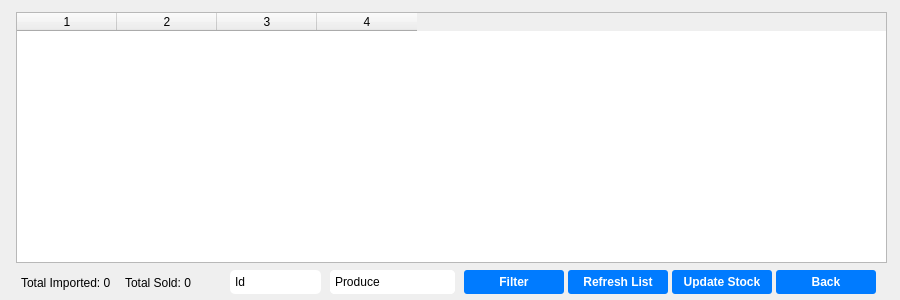
<?xml version="1.0" encoding="UTF-8"?>
<ui version="4.0">
 <class>InventoryScreen</class>
 <widget class="QWidget" name="InventoryScreen">
  <property name="geometry">
   <rect>
    <x>0</x>
    <y>0</y>
    <width>900</width>
    <height>300</height>
   </rect>
  </property>
  <property name="windowTitle">
   <string>InventoryScreen</string>
  </property>
  <property name="styleSheet">
   <string notr="true">QPushButton {
    background-color: #007bff;
    border-color: #007bff;
    border-style: solid;
    border-radius: 3px;
    color: #fff;
    font-weight: bold;
    padding: 6px 12px;
}
QPushButton:hover {
    background-color: #0069d9;
    border-color: #0062cc;
}
QPushButton:pressed {
    background-color: #0062cc;
    border-color: #005cbf;
}</string>
  </property>
  <widget class="QTableWidget" name="inventoryTableWidget">
   <property name="geometry">
    <rect>
     <x>16</x>
     <y>12</y>
     <width>871</width>
     <height>251</height>
    </rect>
   </property>
   <property name="sizeAdjustPolicy">
    <enum>QAbstractScrollArea::AdjustToContents</enum>
   </property>
   <property name="editTriggers">
    <set>QAbstractItemView::NoEditTriggers</set>
   </property>
   <property name="selectionMode">
    <enum>QAbstractItemView::SingleSelection</enum>
   </property>
   <property name="selectionBehavior">
    <enum>QAbstractItemView::SelectRows</enum>
   </property>
   <property name="sortingEnabled">
    <bool>true</bool>
   </property>
   <property name="columnCount">
    <number>4</number>
   </property>
   <attribute name="horizontalHeaderCascadingSectionResizes">
    <bool>false</bool>
   </attribute>
   <attribute name="verticalHeaderVisible">
    <bool>false</bool>
   </attribute>
   <column/>
   <column/>
   <column/>
   <column/>
  </widget>
  <widget class="QComboBox" name="itemFilter">
   <property name="geometry">
    <rect>
     <x>230</x>
     <y>270</y>
     <width>91</width>
     <height>24</height>
    </rect>
   </property>
   <property name="minimumSize">
    <size>
     <width>91</width>
     <height>0</height>
    </size>
   </property>
   <property name="maximumSize">
    <size>
     <width>91</width>
     <height>16777215</height>
    </size>
   </property>
   <property name="styleSheet">
    <string notr="true">QGroupBox{
border: 0;
}
QComboBox{
border-radius: 5px;
padding: 5px;
}
QComboBox::drop-down { 
	width: 0px; 
}</string>
   </property>
   <item>
    <property name="text">
     <string>Id</string>
    </property>
   </item>
   <item>
    <property name="text">
     <string>Name</string>
    </property>
   </item>
   <item>
    <property name="text">
     <string>Department</string>
    </property>
   </item>
  </widget>
  <widget class="QSpinBox" name="filterItemId">
   <property name="geometry">
    <rect>
     <x>330</x>
     <y>270</y>
     <width>125</width>
     <height>24</height>
    </rect>
   </property>
   <property name="sizePolicy">
    <sizepolicy hsizetype="Preferred" vsizetype="Fixed">
     <horstretch>0</horstretch>
     <verstretch>0</verstretch>
    </sizepolicy>
   </property>
   <property name="styleSheet">
    <string notr="true">QSpinBox{
    border-radius: 5px;
    }</string>
   </property>
   <property name="buttonSymbols">
    <enum>QAbstractSpinBox::NoButtons</enum>
   </property>
  </widget>
  <widget class="QLineEdit" name="filterItemName">
   <property name="geometry">
    <rect>
     <x>330</x>
     <y>270</y>
     <width>125</width>
     <height>24</height>
    </rect>
   </property>
   <property name="sizePolicy">
    <sizepolicy hsizetype="Preferred" vsizetype="Fixed">
     <horstretch>0</horstretch>
     <verstretch>0</verstretch>
    </sizepolicy>
   </property>
   <property name="styleSheet">
    <string notr="true">QLineEdit{
    border-radius: 5px;
    }</string>
   </property>
  </widget>
  <widget class="QPushButton" name="refreshButton">
   <property name="geometry">
    <rect>
     <x>568</x>
     <y>270</y>
     <width>100</width>
     <height>24</height>
    </rect>
   </property>
   <property name="minimumSize">
    <size>
     <width>100</width>
     <height>0</height>
    </size>
   </property>
   <property name="maximumSize">
    <size>
     <width>100</width>
     <height>16777215</height>
    </size>
   </property>
   <property name="text">
    <string>Refresh List</string>
   </property>
  </widget>
  <widget class="QPushButton" name="itemFilterButton">
   <property name="geometry">
    <rect>
     <x>464</x>
     <y>270</y>
     <width>100</width>
     <height>24</height>
    </rect>
   </property>
   <property name="minimumSize">
    <size>
     <width>100</width>
     <height>0</height>
    </size>
   </property>
   <property name="maximumSize">
    <size>
     <width>100</width>
     <height>16777215</height>
    </size>
   </property>
   <property name="text">
    <string>Filter</string>
   </property>
  </widget>
  <widget class="QPushButton" name="updateStockButton">
   <property name="geometry">
    <rect>
     <x>672</x>
     <y>270</y>
     <width>100</width>
     <height>24</height>
    </rect>
   </property>
   <property name="minimumSize">
    <size>
     <width>100</width>
     <height>0</height>
    </size>
   </property>
   <property name="maximumSize">
    <size>
     <width>100</width>
     <height>16777215</height>
    </size>
   </property>
   <property name="styleSheet">
    <string notr="true">QPushButton {
    background-color: #007bff;
    border-color: #007bff;
    border-style: solid;
    border-radius: 3px;
    color: #fff;
    font-weight: bold;
    padding: 6px 12px;
}
QPushButton:hover {
    background-color: #0069d9;
    border-color: #0062cc;
}
QPushButton:pressed {
    background-color: #0062cc;
    border-color: #005cbf;
}</string>
   </property>
   <property name="text">
    <string>Update Stock</string>
   </property>
  </widget>
  <widget class="QPushButton" name="backButton">
   <property name="geometry">
    <rect>
     <x>776</x>
     <y>270</y>
     <width>100</width>
     <height>24</height>
    </rect>
   </property>
   <property name="minimumSize">
    <size>
     <width>100</width>
     <height>0</height>
    </size>
   </property>
   <property name="maximumSize">
    <size>
     <width>100</width>
     <height>16777215</height>
    </size>
   </property>
   <property name="styleSheet">
    <string notr="true">QPushButton {
    background-color: #007bff;
    border-color: #007bff;
    border-style: solid;
    border-radius: 3px;
    color: #fff;
    font-weight: bold;
    padding: 6px 12px;
}
QPushButton:hover {
    background-color: #0069d9;
    border-color: #0062cc;
}
QPushButton:pressed {
    background-color: #0062cc;
    border-color: #005cbf;
}</string>
   </property>
   <property name="text">
    <string>Back</string>
   </property>
  </widget>
  <widget class="QComboBox" name="filterItemDepartment">
   <property name="geometry">
    <rect>
     <x>330</x>
     <y>270</y>
     <width>125</width>
     <height>24</height>
    </rect>
   </property>
   <property name="minimumSize">
    <size>
     <width>125</width>
     <height>0</height>
    </size>
   </property>
   <property name="maximumSize">
    <size>
     <width>125</width>
     <height>16777215</height>
    </size>
   </property>
   <property name="styleSheet">
    <string notr="true">QGroupBox{
border: 0;
}
QComboBox{
border-radius: 5px;
padding: 5px;
}
QComboBox::drop-down { 
	width: 0px; 
}</string>
   </property>
   <item>
    <property name="text">
     <string>Produce</string>
    </property>
   </item>
   <item>
    <property name="text">
     <string>Wine And Spirits</string>
    </property>
   </item>
   <item>
    <property name="text">
     <string>Deli</string>
    </property>
   </item>
   <item>
    <property name="text">
     <string>Health And Beauty</string>
    </property>
   </item>
   <item>
    <property name="text">
     <string>Meat</string>
    </property>
   </item>
   <item>
    <property name="text">
     <string>General</string>
    </property>
   </item>
   <item>
    <property name="text">
     <string>Dairy</string>
    </property>
   </item>
   <item>
    <property name="text">
     <string>Frozen</string>
    </property>
   </item>
   <item>
    <property name="text">
     <string>Bakery</string>
    </property>
   </item>
  </widget>
  <widget class="QWidget" name="layoutWidget">
   <property name="geometry">
    <rect>
     <x>21</x>
     <y>270</y>
     <width>201</width>
     <height>26</height>
    </rect>
   </property>
   <layout class="QHBoxLayout" name="horizontalLayout">
    <item>
     <widget class="QLabel" name="totalImportedLabel">
      <property name="minimumSize">
       <size>
        <width>0</width>
        <height>24</height>
       </size>
      </property>
      <property name="text">
       <string>Total Imported: 0</string>
      </property>
     </widget>
    </item>
    <item>
     <widget class="QLabel" name="totalSoldLabel">
      <property name="minimumSize">
       <size>
        <width>0</width>
        <height>24</height>
       </size>
      </property>
      <property name="text">
       <string>Total Sold: 0</string>
      </property>
     </widget>
    </item>
   </layout>
  </widget>
 </widget>
 <resources/>
 <connections/>
</ui>
